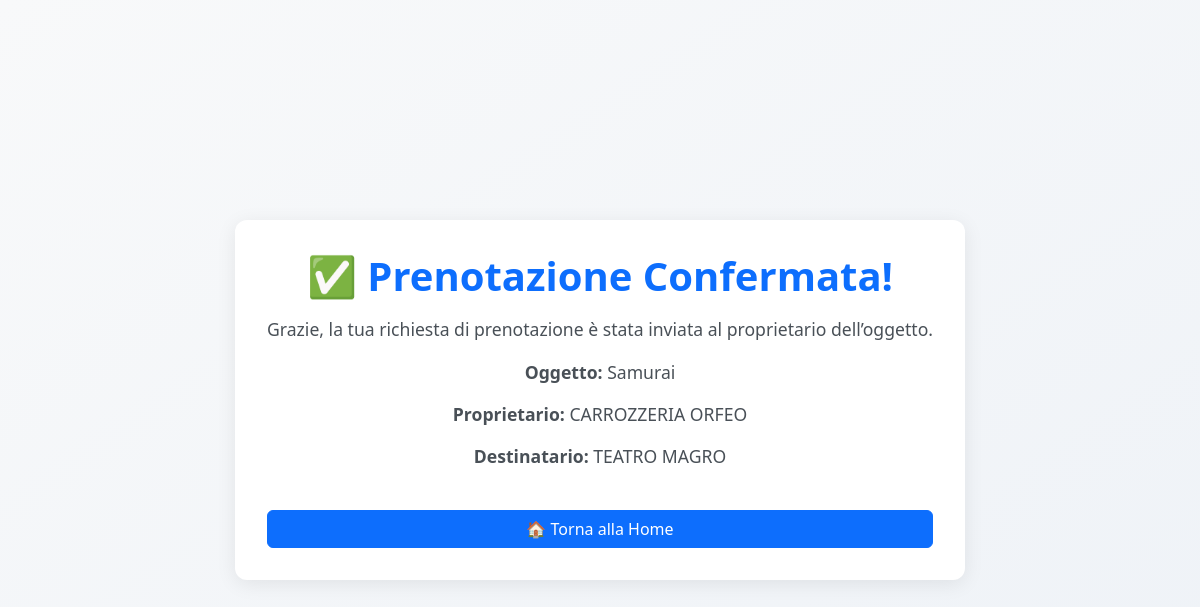
/confermaPrenotazione/7d6ba6b5-9495-45ec-bae8-b05390f5a13c/ (signed in), run on the app's committed database.
### scambio/models.py (models this page shows, shortened)
class Oggetto(models.Model):
    id = models.UUIDField(primary_key=True, default=uuid.uuid4, editable=False)
    titolo = models.CharField(max_length=200)
    descrizione = models.TextField()
    proprietario = models.ForeignKey(settings.AUTH_USER_MODEL, on_delete=models.CASCADE)
    scatola = models.ForeignKey(Scatola, on_delete=models.CASCADE,blank=True,null=True)
    dimensione = models.CharField(max_length=200,choices=[('piccolo','piccolo'),('medio','medio'),('grande','grande')], default='piccolo')
    location = models.ForeignKey(Location, on_delete=models.CASCADE, null=True, blank=True)
    immagine=models.ImageField(upload_to='oggetti/', blank=True, null=True)

class Sede(AbstractUser):
    id = models.UUIDField(primary_key=True, default=uuid.uuid4, editable=False)
    nome = models.CharField(max_length=200)
    indirizzo=models.CharField(max_length=200)

### scambio/views.py (the view)
# urls.py: path("confermaPrenotazione/<uuid:item_id>/", views.confermaPrenotazione, name="confermaPrenotazione"),
def confermaPrenotazione(request, item_id):
    if request.user.is_anonymous:
        return redirect('home')
    item = get_object_or_404(Oggetto, id=item_id)
    utente_loggato = request.user
    if item.proprietario.email:
        send_mail(
            subject=f"Nuova prenotazione richiesta per {item.titolo}",
            message=(
                f"Ciao {item.proprietario.nome},\n\n"
                f"L'utente {utente_loggato.nome or utente_loggato.username} "
                f"ha richiesto la prenotazione del tuo oggetto '{item.titolo}'.\n\n"
                f"{settings.DOMINIO}/item/edit/{item.id}"
            ),
            from_email=settings.DEFAULT_FROM_EMAIL,
            recipient_list=[item.proprietario.email],
            fail_silently=False,
        )
    return render(request, "confermaPrenotazione.html", {"item": item})

### scambio/templates/confermaPrenotazione.html (shortened to what this page needs)
<!DOCTYPE html>
<html lang="it">
<head>
  <link href="https://cdn.jsdelivr.net/npm/bootstrap@5.3.3/dist/css/bootstrap.min.css" rel="stylesheet" />
</head>
<body>
  <div class="card">
    <h1>✅ Prenotazione Confermata!</h1>
    <p>Grazie, la tua richiesta di prenotazione è stata inviata al proprietario dell’oggetto.</p>
    <p><strong>Oggetto:</strong> {{ item.titolo|default:"x" }}</p>
    <p><strong>Proprietario:</strong> {{ item.proprietario.nome|default:item.proprietario.username|default:"x" }}</p>
    <p><strong>Destinatario:</strong> {{ request.user.nome|default:request.user.username|default:"x" }}</p>
    <a href="{% url 'home' %}" class="btn btn-primary btn-home">🏠 Torna alla Home</a>
  </div>
</body>
</html>

### scambio/templates/confermaPrenotazione.html (style rules this page uses)
body { background: linear-gradient(to bottom right, #f8f9fa, #eef2f7); min-height: 100vh; display: flex; align-items: center; justify-content: center; }
.card { border: none; box-shadow: 0 4px 20px rgba(0,0,0,0.08); border-radius: 12px; padding: 2rem; text-align: center; }
.card h1 { color: #0d6efd; font-weight: 700; margin-bottom: 1rem; }
.card p { font-size: 1.1rem; color: #495057; }
.btn-home { margin-top: 1.5rem; }

### data on the page
Oggetto: titolo "Samurai", proprietario.nome "CARROZZERIA ORFEO"
Sede: user.nome "TEATRO MAGRO"
